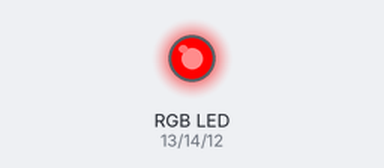
A program run on a simulated ESP32 board running MicroPython. Shown: an RGB LED mixed from three pins (HIGH = lit). Dim RGB values are drawn brighter than linear.

Above: at 0.05 s.
At 0.75 s:
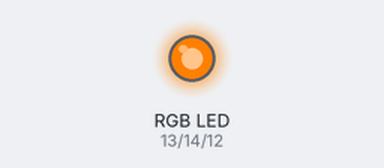
At 1.5 s:
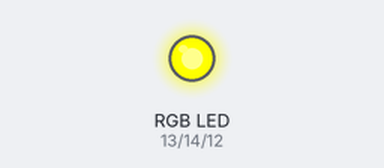
At 1.85 s:
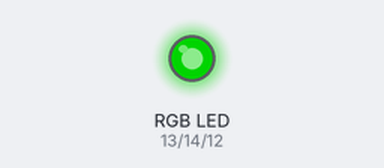
At 2.2 s:
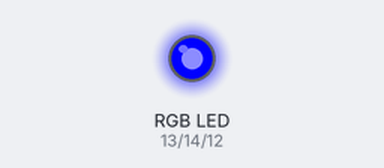
At 2.95 s:
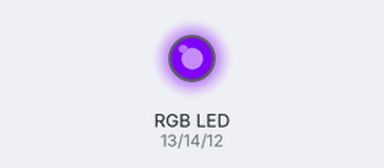
Timing chart, 0 to 6.9 s (numbered marks = the images above):
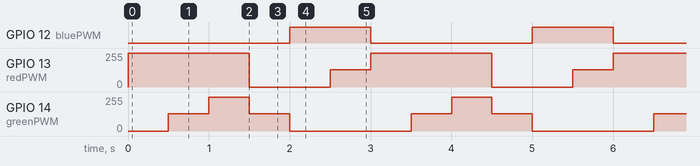

The program:

colors.py
```python
import machine
import time

# initialize pins for each color
redPWM = machine.PWM(machine.Pin(13, machine.Pin.OUT), freq=1000)
greenPWM = machine.PWM(machine.Pin(14, machine.Pin.OUT), freq=1000)
bluePWM = machine.PWM(machine.Pin(12, machine.Pin.OUT), freq=1000)

# function to turn 0-255 color into 0-1023 PWM value
def duty_translate(n):
    return int((float(n) / 255) * 1023)

# set pixel color according to RGB value.  n for multiple bulbs
def setPixelColor(n, redvalue, greenvalue, bluevalue):
    redPWM.duty(duty_translate(redvalue))
    greenPWM.duty(duty_translate(greenvalue))
    bluePWM.duty(duty_translate(bluevalue))


# set bulb to a color
def color_set(color):
    if color == 'black':
        setPixelColor(0, 0, 0, 0)
    elif color == 'white':
        setPixelColor(0, 255, 255, 255)
    elif color == 'red':
        setPixelColor(0, 255, 0, 0)
    elif color == 'lime':
        setPixelColor(0, 0, 255, 0)
    elif color == 'blue':
        setPixelColor(0, 0, 0, 255)
    elif color == 'yellow':
        setPixelColor(0, 255, 255, 0)
    elif color == 'aqua':
        setPixelColor(0, 0, 255, 255)
    elif color == 'magenta':
        setPixelColor(0, 255, 0, 255)
    elif color == 'silver':
        setPixelColor(0, 192, 192, 192)
    elif color == 'grey':
        setPixelColor(0, 128, 128, 128)
    elif color == 'olive':
        setPixelColor(0, 128, 128, 0)
    elif color == 'green':
        setPixelColor(0, 0, 128, 0)
    elif color == 'purple':
        setPixelColor(0, 128, 0, 255)
    elif color == 'teal':
        setPixelColor(0, 0, 128, 128)
    elif color == 'navy':
        setPixelColor(0, 0, 0, 128)
    elif color == 'orange':
        setPixelColor(0, 255, 128, 0)

# cycle through a list of colors
def color_cycle(sleep):
    cycle_colors = ["red", "orange", "yellow", "green", "blue", "purple"]
    for color in cycle_colors:
        color_set(color)
        time.sleep_ms(sleep)

while True:
    color_cycle(500)
```

Measured:
- by itself, GPIO 12 (bluePWM): alternates HIGH for 1.0 s and LOW for 2.0 s
- by itself, GPIO 13 (redPWM): repeats every 3.0 s: 0/255 1.0 s, 128/255 0.50 s, 255/255 1.5 s
- by itself, GPIO 14 (greenPWM): repeats every 3.0 s: 255/255 0.50 s, 128/255 0.50 s, 0/255 1.5 s, 128/255 0.50 s
